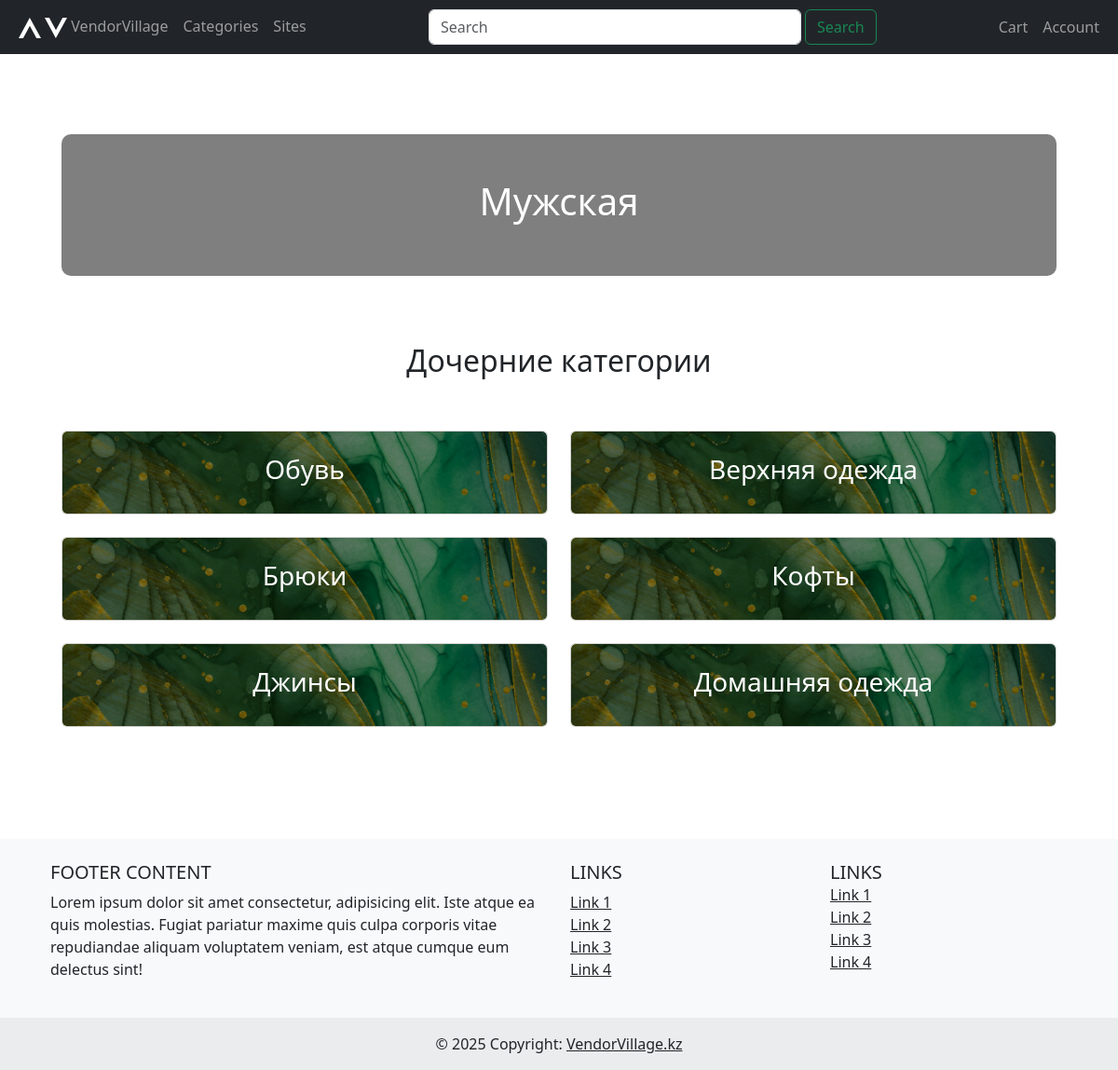
The page /marketplace/categories/28/ on the database its author committed.
### marketplace/models.py (models this page shows, shortened)
class Category(MPTTModel):
    name = models.CharField(max_length=100)
    parent = TreeForeignKey(
        'self', null=True, blank=True, on_delete=models.CASCADE, related_name='children'
    )
    description = models.TextField(blank=True, null=True)
    page_identificator = models.CharField(max_length=100, blank=True, null=True, default=None)
    big_image = models.ImageField(upload_to='category_images/big_images/', blank=True, null=True, default=None)
    small_image = models.ImageField(upload_to='category_images/small_images/', blank=True, null=True, default=None)
    ordering = models.PositiveSmallIntegerField(default=0)
    created_at = models.DateTimeField(auto_now_add=True)
    updated_at = models.DateTimeField(auto_now=True)
    class Meta:
        verbose_name = 'Категория товара'
        verbose_name_plural = 'Категории товаров'
    class MPTTMeta:
        order_insertion_by = ['name']

### marketplace/views.py (the view)
# urls.py: path('categories/<int:pk>/', views.child_category_list, name='child_category_list'),
def child_category_list(request, pk):
    category = get_object_or_404(Category, pk=pk)
    if category.get_level() < 2 and category.get_children().count() >= 2:
        children = category.children.all().order_by("ordering")
        return render(
            request,
            "marketplace/child_category_list.html",
            {"category": category, "children": children},
        )
    else:
        return redirect("marketplace:category_products", pk=pk)

### templates/marketplace/child_category_list.html
{% extends "base.html" %}
{% block content %}
<div class="container my-5">
    <div class="container my-5">
    <div class="position-relative text-center text-white py-5">
        <div class="position-absolute top-0 start-0 w-100 h-100" style="background: rgba(0, 0, 0, 0.5); border-radius: 10px"></div>
        <h1 class="position-relative">{{ category.name }}</h1>
    </div>
    <div class="mt-4">
        {% if children %}
            <h2 class="justify-content-center text-center py-5">Дочерние категории</h2>
            <div class="row justify-content-center">
                {% for child in children %}
                    <div class="col-md-6 mb-4 d-flex justify-content-center">
                        {% if child.big_image %}
                           <div class="card" style="width: 100%; height: 700px; overflow: hidden;">
                                <img src="{{ child.big_image.url }}" class="card-img-top" style="object-fit: cover; height: 100%; width: 100%;" alt="{{ child.name }}">
                                <div class="card-img-overlay d-flex align-items-center justify-content-center" style="background: rgba(0, 0, 0, 0.5);">
                                    <a href="{% url 'marketplace:child_category_list' child.id %}" class="text-decoration-none text-white">
                                        <h3 class="text-center">{{ child.name }}</h3>
                                    </a>
                                </div>
                           </div>
                        {% elif child.small_image %}
                            <div class="card" style="width: 100%; height: 90px; overflow: hidden;">
                                <img src="{{ child.small_image.url }}" class="card-img-top" style="object-fit: cover; height: 100%; width: 100%;" alt="{{ child.name }}">
                                <div class="card-img-overlay d-flex align-items-center justify-content-center" style="background: rgba(0, 0, 0, 0.5);">
                                    <a href="{% url 'marketplace:child_category_list' child.id %}" class="text-decoration-none text-white">
                                        <h3 class="text-center">{{ child.name }}</h3>
                                    </a>
                                </div>
                           </div>
                        {% else %}
                            <div class="list-group w-100">
                                <a href="{% url 'marketplace:child_category_list' child.id %}" class="list-group-item list-group-item-action text-center">
                                    {{ child.name }}
                                </a>
                            </div>
                        {% endif %}
                    </div>
                {% endfor %}
            </div>
        {% else %}
            <p class="text-muted text-center">У этой категории нет дочерних категорий.</p>
        {% endif %}
    </div>
</div>
{% endblock %}

### templates/blocks/head_block.html (style rules this page uses)
.card-img-top { width: 100%; height: 30rem; object-fit: cover; }

### rows shown on the page
Category: name "Мужская"
Category: small_image (picture), name "Обувь"
Category: small_image (picture), name "Верхняя одежда"
Category: small_image (picture), name "Брюки"
Category: small_image (picture), name "Кофты"
Category: small_image (picture), name "Джинсы"
Category: small_image (picture), name "Домашняя одежда"
